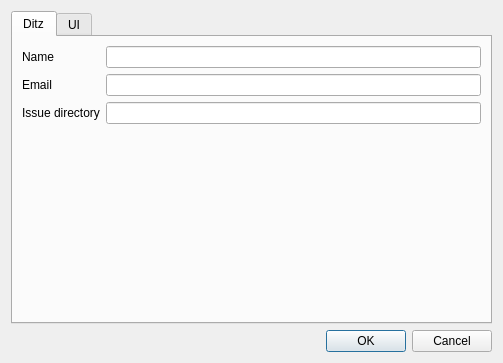
<?xml version="1.0" encoding="UTF-8"?>
<ui version="4.0">
 <class>Dialog</class>
 <widget class="QDialog" name="Dialog">
  <property name="geometry">
   <rect>
    <x>0</x>
    <y>0</y>
    <width>503</width>
    <height>363</height>
   </rect>
  </property>
  <property name="windowTitle">
   <string>Settings</string>
  </property>
  <property name="windowIcon">
   <iconset>
    <normaloff>../graphics/ditz_gui_icon.png</normaloff>../graphics/ditz_gui_icon.png</iconset>
  </property>
  <layout class="QVBoxLayout" name="verticalLayout">
   <item>
    <widget class="QTabWidget" name="tabWidget">
     <property name="currentIndex">
      <number>0</number>
     </property>
     <widget class="QWidget" name="tabDitz">
      <attribute name="title">
       <string>Ditz</string>
      </attribute>
      <layout class="QFormLayout" name="formLayout">
       <item row="0" column="0">
        <widget class="QLabel" name="labelName">
         <property name="text">
          <string>Name</string>
         </property>
        </widget>
       </item>
       <item row="0" column="1">
        <widget class="QLineEdit" name="lineEditName"/>
       </item>
       <item row="1" column="0">
        <widget class="QLabel" name="labelEmail">
         <property name="text">
          <string>Email</string>
         </property>
        </widget>
       </item>
       <item row="1" column="1">
        <widget class="QLineEdit" name="lineEditEmail"/>
       </item>
       <item row="2" column="0">
        <widget class="QLabel" name="labelIssueDir">
         <property name="text">
          <string>Issue directory</string>
         </property>
        </widget>
       </item>
       <item row="2" column="1">
        <widget class="QLineEdit" name="lineEditIssueDir"/>
       </item>
      </layout>
     </widget>
     <widget class="QWidget" name="tabGui">
      <attribute name="title">
       <string>UI</string>
      </attribute>
      <layout class="QFormLayout" name="formLayout_2">
       <item row="0" column="0">
        <widget class="QLabel" name="labelRememberWindowSize">
         <property name="text">
          <string>Remember Window Size</string>
         </property>
        </widget>
       </item>
       <item row="0" column="1">
        <widget class="QCheckBox" name="checkBoxRememberWindowSize">
         <property name="text">
          <string>Remember Window Size</string>
         </property>
        </widget>
       </item>
       <item row="1" column="0">
        <widget class="QLabel" name="labelDefaultIssueType">
         <property name="text">
          <string>Default issue type</string>
         </property>
        </widget>
       </item>
       <item row="1" column="1">
        <widget class="QComboBox" name="comboBoxIssueType">
        </widget>
       </item>
      </layout>
     </widget>
    </widget>
   </item>
   <item>
    <widget class="QDialogButtonBox" name="buttonBox">
     <property name="orientation">
      <enum>Qt::Horizontal</enum>
     </property>
     <property name="standardButtons">
      <set>QDialogButtonBox::Cancel|QDialogButtonBox::Ok</set>
     </property>
    </widget>
   </item>
  </layout>
 </widget>
 <resources/>
 <connections>
  <connection>
   <sender>buttonBox</sender>
   <signal>accepted()</signal>
   <receiver>Dialog</receiver>
   <slot>accept()</slot>
   <hints>
    <hint type="sourcelabel">
     <x>248</x>
     <y>254</y>
    </hint>
    <hint type="destinationlabel">
     <x>157</x>
     <y>274</y>
    </hint>
   </hints>
  </connection>
  <connection>
   <sender>buttonBox</sender>
   <signal>rejected()</signal>
   <receiver>Dialog</receiver>
   <slot>reject()</slot>
   <hints>
    <hint type="sourcelabel">
     <x>316</x>
     <y>260</y>
    </hint>
    <hint type="destinationlabel">
     <x>286</x>
     <y>274</y>
    </hint>
   </hints>
  </connection>
 </connections>
</ui>
